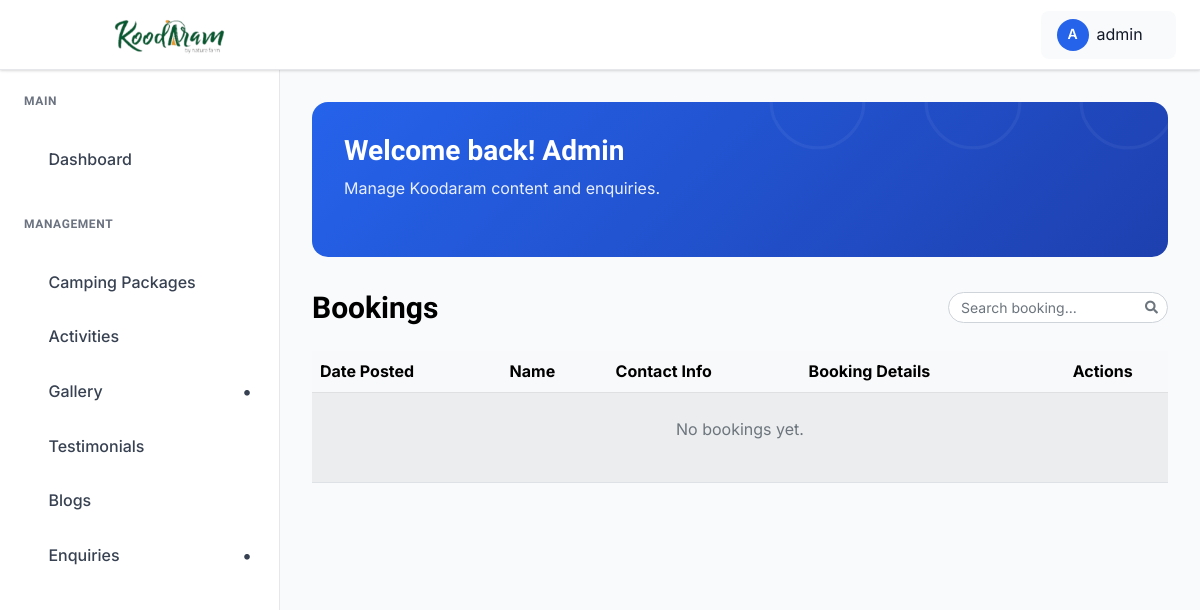
Before: /dashboard/bookings/ (signed in) with the older database file.
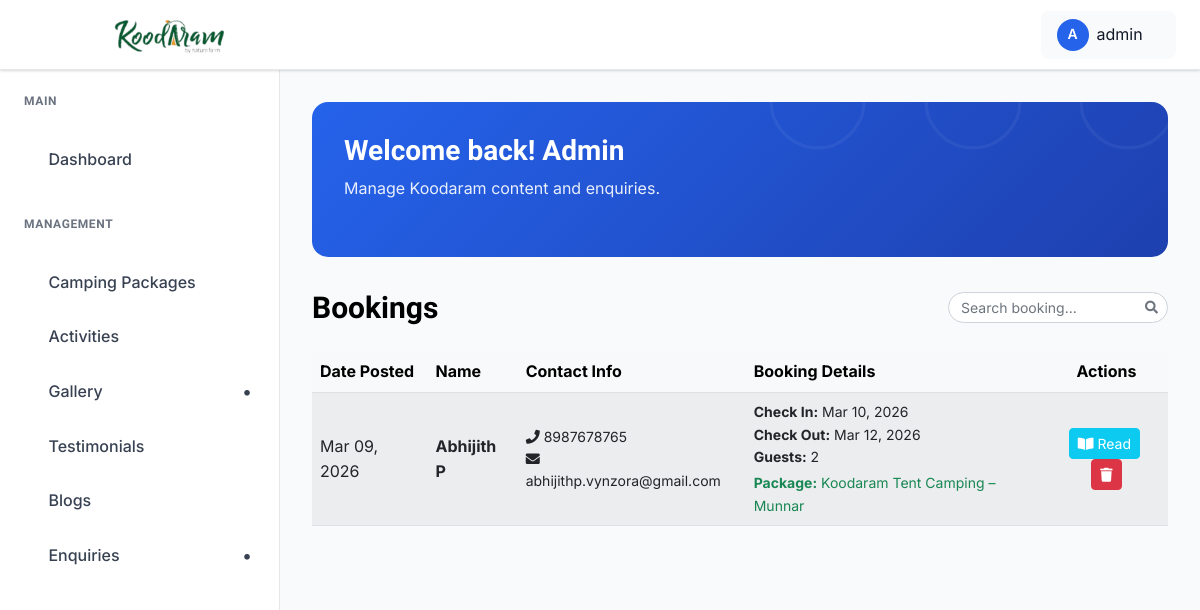
After: the same page with the newer database file.
### koodaram_app/models.py (models this page shows, shortened)
class Booking(models.Model):
    name = models.CharField(max_length=100)
    email = models.EmailField()
    phone = models.CharField(max_length=20)
    check_in = models.DateField()
    check_out = models.DateField()
    camping_package = models.ForeignKey(CampingPackage, on_delete=models.SET_NULL, null=True, blank=True)
    guests = models.IntegerField()
    message = models.TextField(blank=True)
    created_at = models.DateTimeField(auto_now_add=True)

class CampingPackage(models.Model):
    name = models.CharField(max_length=200)
    slug = models.SlugField(unique=True, blank=True)
    description = models.TextField()
    main_image = models.ImageField(upload_to="camping/")
    check_in = models.CharField(max_length=20)
    check_out = models.CharField(max_length=20)
    normal_price = models.DecimalField(max_digits=10, decimal_places=2)
    special_price = models.DecimalField(max_digits=10, decimal_places=2)
    extra_person_price = models.DecimalField(max_digits=10, decimal_places=2)
    package_items = models.TextField()
    facilities = models.TextField()
    created_at = models.DateTimeField(auto_now_add=True)
    class Meta:
        verbose_name_plural = "Camping Packages"

### koodaram_app/views.py (the view)
# urls.py: path("dashboard/bookings/", views.admin_view_bookings, name="admin_view_bookings"),
@login_required(login_url="admin_login")
def admin_view_bookings(request):
    bookings = Booking.objects.all().order_by("-created_at")
    paginator = Paginator(bookings, 10)
    page_number = request.GET.get("page")
    page_obj = paginator.get_page(page_number)
    return render(request, "admin_pages/view_bookings.html", {"bookings": page_obj})

### koodaram_app/context_processors.py (called while the page is built)
def _star_parts(rating: float) -> list[str]:
    rating = max(0.0, min(5.0, float(rating)))
    full = int(rating)
    remainder = rating - full
    half = 1 if remainder >= 0.25 and remainder < 0.75 else 0
    if remainder >= 0.75:
        full = min(5, full + 1)
    empty = max(0, 5 - full - half)
    return (["full"] * full) + (["half"] * half) + (["empty"] * empty)

def google_reviews(request) -> dict[str, Any]:
    rating = getattr(settings, "GOOGLE_REVIEW_RATING", 0.0)
    count = getattr(settings, "GOOGLE_REVIEW_COUNT", 0)
    url = getattr(settings, "GOOGLE_REVIEW_URL", "")
    return {
        "google_review_rating": rating,
        "google_review_count": count,
        "google_review_url": url,
        "google_review_stars": _star_parts(rating),
    }

### templates/admin_pages/view_bookings.html (shortened to what this page needs)
{% extends "admin_pages/base.html" %}
{% load static %}
{% block content %}
<div class="dashboard__form__wraper">
    <div class="create__course__title mb-4 d-flex flex-wrap justify-content-between align-items-center gap-2">
        <h4 class="mb-0">Bookings</h4>
        <div class="d-flex align-items-center gap-2 ms-auto">
            <div class="search-box">
                <input type="text" id="bookingSearchInput" class="form-control form-control-sm"
                    placeholder="Search booking...">
            </div>
        </div>
    </div>
    <div class="custom-table-container">
        <table class="table table-striped table-hover align-middle">
            <thead class="table-light">
                <tr>
                    <th scope="col">Date Posted</th>
                    <th scope="col">Name</th>
                    <th scope="col">Contact Info</th>
                    <th scope="col">Booking Details</th>
                    <th scope="col" class="text-center">Actions</th>
                </tr>
            </thead>
            <tbody>
                {% for booking in bookings %}
                <tr>
                    <td>{{ booking.created_at|date:"M d, Y" }}</td>
                    <td><strong>{{ booking.name }}</strong></td>
                    <td>
                        <div class="d-flex flex-column small">
                            <span><i class="fas fa-phone"></i> {{ booking.phone }}</span>
                            {% if booking.email %}<span><i class="fas fa-envelope"></i> {{ booking.email }}</span>{% endif %}
                        </div>
                    </td>
                    <td>
                        <div class="d-flex flex-column small">
                            <span><strong>Check In:</strong> {{ booking.check_in|date:"M d, Y" }}</span>
                            <span><strong>Check Out:</strong> {{ booking.check_out|date:"M d, Y" }}</span>
                            <span><strong>Guests:</strong> {{ booking.guests }}</span>
                            {% if booking.camping_package %}
                            <span class="text-success mt-1"><strong>Package:</strong> {{ booking.camping_package.name }}</span>
                            {% endif %}
                        </div>
                    </td>
                    <td class="text-center">
                        <button type="button" class="btn btn-sm btn-info me-1 text-white" data-bs-toggle="modal"
                            data-bs-target="#readBookingModal{{ booking.id }}">
                            <i class="fas fa-book-open"></i> Read
                        </button>
                        <button type="button" class="btn btn-sm btn-danger" data-bs-toggle="modal"
                            data-bs-target="#deleteBookingModal{{ booking.id }}">
                            <i class="fas fa-trash"></i>
                        </button>
                    </td>
                </tr>
                {% empty %}
                <tr>
                    <td colspan="5" class="text-center py-4">
                        <p class="text-muted">No bookings yet.</p>
                    </td>
                </tr>
                {% endfor %}
            </tbody>
        </table>
    </div>
</div>
{% endblock %}

Changed rows visible on the page:
added Booking: created_at "Mar 09, 2026", name "Abhijith P", phone "8987678765", email "abhijithp.vynzora@gmail.com", check_in "Mar 10, 2026", check_out "Mar 12, 2026", guests "2", camping_package.name "Koodaram Tent Camping – Munnar"
Other visible differences:
text no longer shown: "No bookings yet."
